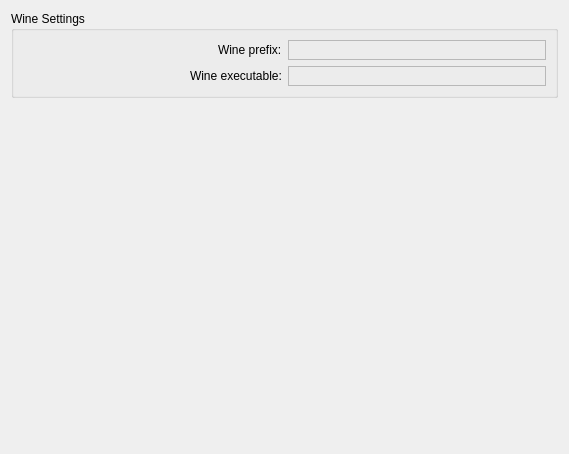
<?xml version="1.0" encoding="UTF-8"?>
<ui version="4.0">
 <class>LinuxSettings</class>
 <widget class="QWidget" name="LinuxSettings">
  <property name="geometry">
   <rect>
    <x>0</x>
    <y>0</y>
    <width>569</width>
    <height>454</height>
   </rect>
  </property>
  <property name="windowTitle">
   <string>LinuxSettings</string>
  </property>
  <layout class="QGridLayout" name="linux_layout">
   <item row="3" column="0">
    <spacer name="linux_vspacer">
     <property name="orientation">
      <enum>Qt::Vertical</enum>
     </property>
     <property name="sizeHint" stdset="0">
      <size>
       <width>20</width>
       <height>40</height>
      </size>
     </property>
    </spacer>
   </item>
   <item row="0" column="0">
    <widget class="QGroupBox" name="wine_groupbox">
     <property name="title">
      <string>Wine Settings</string>
     </property>
     <layout class="QGridLayout" name="wine_layout">
      <item row="1" column="0" alignment="Qt::AlignRight">
       <widget class="QLabel" name="exec_label">
        <property name="text">
         <string>Wine executable:</string>
        </property>
       </widget>
      </item>
      <item row="0" column="0" alignment="Qt::AlignRight">
       <widget class="QLabel" name="prefix_label">
        <property name="text">
         <string>Wine prefix:</string>
        </property>
       </widget>
      </item>
      <item row="0" column="1">
       <widget class="QFrame" name="prefix_frame">
        <property name="frameShape">
         <enum>QFrame::StyledPanel</enum>
        </property>
        <property name="frameShadow">
         <enum>QFrame::Sunken</enum>
        </property>
        <layout class="QVBoxLayout" name="prefix_layout"/>
       </widget>
      </item>
      <item row="1" column="1">
       <widget class="QFrame" name="exec_frame">
        <property name="frameShape">
         <enum>QFrame::StyledPanel</enum>
        </property>
        <property name="frameShadow">
         <enum>QFrame::Sunken</enum>
        </property>
        <layout class="QVBoxLayout" name="exec_layout"/>
       </widget>
      </item>
     </layout>
    </widget>
   </item>
   <item row="1" column="0">
    <layout class="QVBoxLayout" name="dxvk_layout"/>
   </item>
  </layout>
 </widget>
 <resources/>
 <connections/>
</ui>
